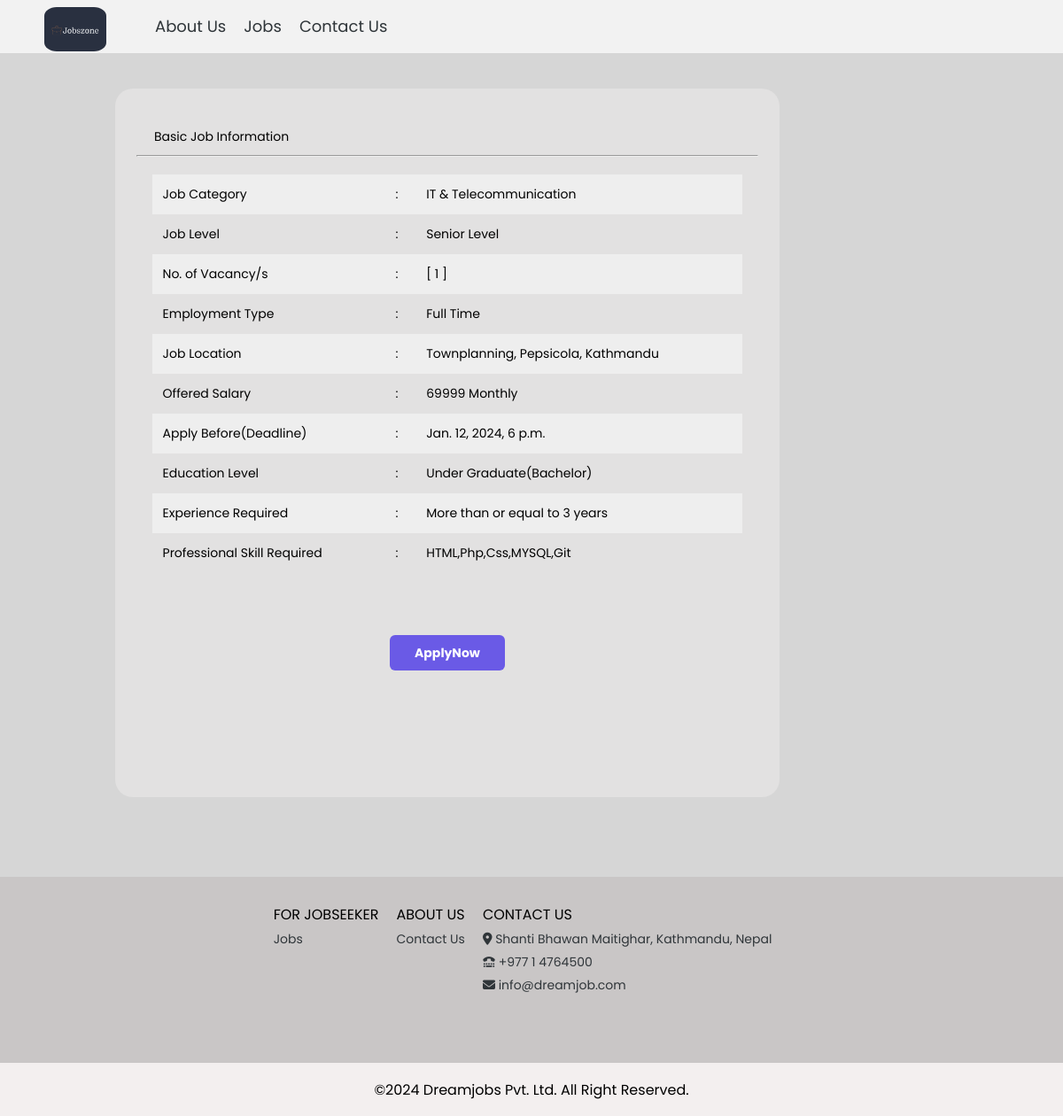
Page /inside/ (signed in) on the committed database.
### home1/models.py (models this page shows)
class Job_information1(models.Model):
  Job_Category1=models.CharField(max_length=100)
  Job_Level1=models.CharField(max_length=100)
  Job_Type1=models.CharField(max_length=100)
  Job_Location1=models.CharField(max_length=100)
  Job_Vacanys1=models.IntegerField()
  Job_Salary1=models.IntegerField()
  Job_Deadline1=models.DateTimeField()
  Job_Educationlevel1=models.CharField(max_length=100)
  Job_Experience1=models.CharField(max_length=100)
  Job_Skills1=models.CharField(max_length=100)

### home1/views.py (the view)
# urls.py: path('inside/',views.inside,name="inside"),
@login_required(login_url='loginn')
def inside(request):
   jobgarana=Job_information1.objects.all()
   context1={'jobgarana':jobgarana}
   return render(request,'index/greencodes.html',context1)

### templates/index/greencodes.html (shortened to what this page needs)
{% load static %}
<!DOCTYPE html>
<html lang="en">
<head>
    <link rel="stylesheet" href="{% static 'home1/greencodes.css' %}">
    <link rel="stylesheet" href="https://cdnjs.cloudflare.com/ajax/libs/font-awesome/6.5.1/css/all.min.css"
 />
</head>
<body>
    <header>
        <div class="navbar">
            <div class="first">
                <a href="{% url 'home' %}"><div class="logo"></div></a>
                <div class="nav-items">
                    <ul>
                        <li><a href="{% url 'about' %}">About Us</a></li>
                        <li><a href="{% url 'jobs' %}">Jobs</a></li>
                        <li><a href="{% url 'contact' %}">Contact Us</a></li>
                    </ul>
                </div>
            </div>
    </header>
    <div class="big-container">
        <div class="bothinone">
            <div class="second-container" style="height: 800px; margin-top: 100px;" >
                <div class="job-information">
                    <p class="job-info">
                        Basic Job Information
                    </p>
                    {% for jobgaranaa in jobgarana %}
                    <table class="table-data">
                        <tr>
                            <td>Job Category </td>
                            <td>:</td>
                            <td>{{jobgaranaa.Job_Category1}} </td>
                        </tr>
                        <tr>
                            <td>Job Level </td>
                            <td>:</td>
                            <td>{{jobgaranaa.Job_Level1}}</td>
                        </tr>
                        <tr>
                            <td>No. of Vacancy/s </td>
                            <td>:</td>
                            <td>[ {{jobgaranaa.Job_Vacanys1}} ]
                            </td>
                        </tr>
                        <tr>
                            <td>Employment Type </td>
                            <td>:</td>
                            <td>{{jobgaranaa.Job_Type1}}
                            </td>
                        </tr>
                        <tr>
                            <td>Job Location </td>
                            <td>:</td>
                            <td>Townplanning, Pepsicola, Kathmandu
                            </td>
                        </tr>
                        <hr>
                        <tr>
                            <td> Offered Salary </td>
                            <td>:</td>
                            <td>{{jobgaranaa.Job_Salary1}} Monthly
                            </td>
                        </tr>
                        <tr>
                            <td>Apply Before(Deadline) </td>
                            <td>:</td>
                            <td>{{jobgaranaa.Job_Deadline1}}
                            </td>
                        </tr>
                        <tr>
                            <td>Education Level </td>
                            <td>:</td>
                            <td>{{jobgaranaa.Job_Educationlevel1}}
                            </td>
                        </tr>
                        <tr>
                            <td>Experience Required </td>
                            <td>:</td>
                            <td>{{jobgaranaa.Job_Experience1}}
                            </td>
                        </tr>
                        <tr>
                            <td>Professional Skill Required </td>
                            <td>:</td>
                            <td>{{jobgaranaa.Job_Skills1}}</td>
                        </tr>
                    </table>
                    {% endfor %}
                </div>
                <div class="button">
                    <button class="btn"><a href="{% url 'apply' %}" style=" text-decoration: none; color:white;
                        ">ApplyNow</button></a></div>
            </div>
        </div>
    </div>
    <footer>
        <div class="foot-panel1">
            <ul>
                <p>FOR JOBSEEKER</p>
                <a href="#">Jobs</a>
            </ul>
            <ul>
                <p>ABOUT US </p>
                <a href="#">Contact Us</a>
            </ul>
            <ul>
                <p>CONTACT US</p>
                <a href="#"><i class="fa-solid fa-location-dot"></i> Shanti Bhawan Maitighar, Kathmandu, Nepal</a>
                <a href="#"><i class="fa-solid fa-tty"></i> +977 1 4764500</a>
                <a href="#"><i class="fa-solid fa-envelope"></i> info@dreamjob.com</a>
            </ul>
        </div>
        <div class="foot-panel3">
            <div class="copyright">
                ©2024 Dreamjobs Pvt. Ltd. All Right Reserved.
            </div>
        </div>
    </footer>
</body>
</html>

### static/home1/greencodes.css (style rules this page uses)
* { margin: 0px; padding: 0px; box-sizing: border-box; font-family: 'Poppins', sans-serif; }
body { background-color: #d6d6d6; }
.navbar { display: flex; background-color: #f2f2f2; height: 60px; justify-content: space-between; align-items: center; position: fixed; width: 100%; top: 0; z-index: 100; }
.first { display: flex; }
.logo { background-image: url("../home1/images/jobszone2.png"); height: 50px; width: 70px; background-size: cover; border-radius: 20%; align-items: center; justify-content: center; margin-top: 5px; margin-left: 50px; }
.nav-items { display: flex; justify-content: center; align-items: center; margin-left: 45px; }
.nav-items ul { display: flex; }
.nav-items ul li a { text-decoration: none; color: #2f3539; font-size: 18px; }
.nav-items ul li { list-style-type: none; display: inline-block; padding: 8px 10px; position: relative; }
.nav-items ul li::after { content: ''; width: 0%; height: 2px; background-color: #6a5ae6; display: block; margin: auto; transition: 0.5s; }
.second-container { background-color: rgb(226, 225, 225); width: 750px; height: 1300px; border-radius: 20px; padding: 24px; margin-top: 20px; margin-left: 130px; }
.job-info { padding: 0 20px; font-size: 14px; margin-top: 20px; margin-bottom: 10px; }
.table-data { padding: 0 20px; width: 95%; margin: auto; margin-top: 20px; font-size: 14px; border-collapse: collapse; border: none; }
tr { font-size: 14px; height: 20px; width: 100%; padding: 12px; }
tr:nth-child(odd) { background-color: #eeeeee; }
td { padding: 12px; }
.button { display: flex; align-items: center; justify-content: center; }
.btn { background-color: #6a5ae6; color: white; font-size: 14px; font-weight: 700; border: none; border-radius: 6px; align-self: center; margin-top: 70px; height: 40px; width: 130px; align-self: center; }
.big-container { display: flex; }
hr { margin-bottom: 10px; }
.foot-panel1 { color: black; height: 210px; width: 100%; background-color: #c9c6c6; display: flex; justify-content: center; margin-top: 90px; }
.foot-panel1 ul { margin-top: 30px; margin-right: 20px; }
.foot-panel1 ul a { margin-top: 5px; display: block; text-decoration: none; color: #2f3539; font-size: 14px; }
.foot-panel3 { height: 60px; background-color: #f3efef; color: balck; display: flex; justify-content: center; align-items: center; }

### rows in the picture
Job_information1: Job_Category1 "IT & Telecommunication", Job_Level1 "Senior Level", Job_Vacanys1 "1", Job_Type1 "Full Time", Job_Salary1 "69999", Job_Deadline1 "Jan. 12, 2024, 6 p.m.", Job_Educationlevel1 "Under Graduate(Bachelor)", Job_Experience1 "More than or equal to 3 years", Job_Skills1 "HTML,Php,Css,MYSQL,Git"
